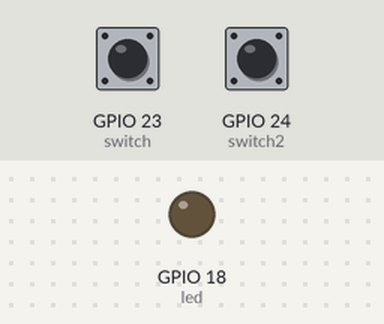
A program run on a simulated Raspberry Pi (BCM pin numbers). Parts: output pins drawn as LEDs (lit = HIGH). The test bench sets the inputs (shaded band); at power-on: GPIO 23 (switch) LOW, GPIO 24 (switch2) LOW. What the program prints to the terminal is not drawn.

Above: at 1.2 s.
1.3 s: GPIO 23 (switch) pulled HIGH for 0.15 s
At 1.6 s:
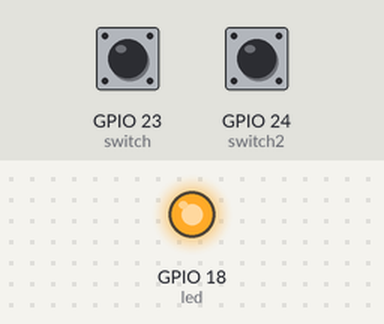
2.9 s: GPIO 24 (switch2) pulled HIGH for 0.15 s
At 4.0 s:
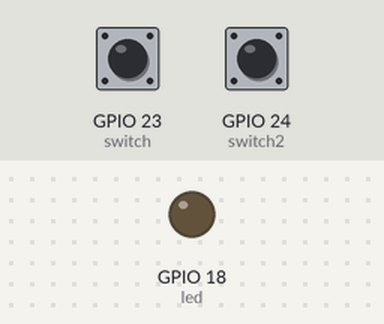
4.5 s: GPIO 23 (switch) pulled HIGH for 1 s
At 5.2 s:
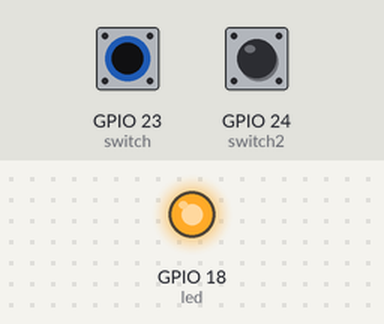
Timing chart, 0 to 7.5 s (numbered marks = the images above; inputs shaded):
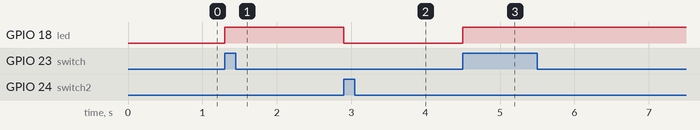

The program:

servo_test.py
```python
import RPi.GPIO as GPIO
import time
GPIO.setmode( GPIO.BCM )
GPIO.setwarnings( 0 )

print( "input copy" )

led = 18
switch = 23
switch2 = 24

GPIO.setup( led, GPIO.OUT )
GPIO.setup( switch, GPIO.IN, pull_up_down=GPIO.PUD_DOWN )
GPIO.setup( switch2, GPIO.IN, pull_up_down=GPIO.PUD_DOWN )
while True:
   if( GPIO.input( switch ) ):
      GPIO.output( led, GPIO.HIGH )
   elif(GPIO.input(switch2)):
      GPIO.output( led, GPIO.LOW )
   time.sleep( 0.1 )
```

Measured:
- after the input at 1.3 s, GPIO 18 (led): LOW → HIGH at once
- after the input at 2.9 s, GPIO 18 (led): HIGH → LOW at once
- after the input at 4.5 s, GPIO 18 (led): LOW → HIGH at once
